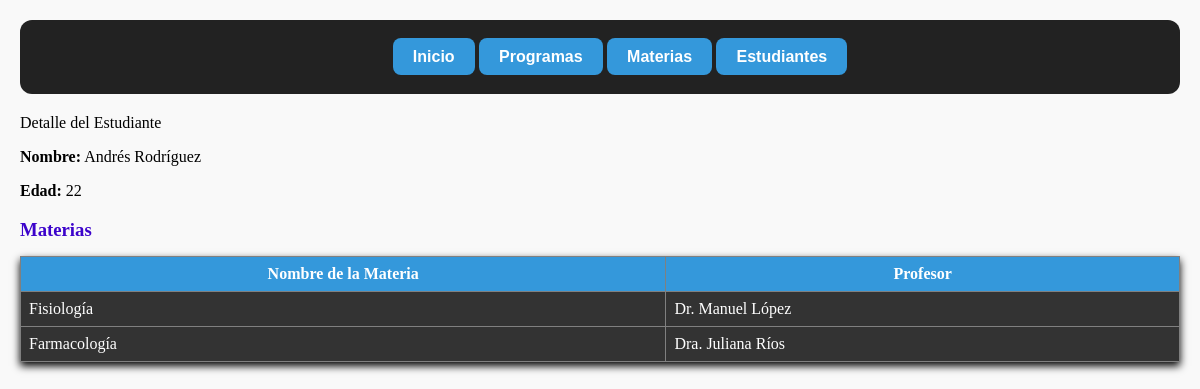
The page /estudiantes/11/ on the database its author committed.
### estudiantes/models.py (models this page shows, shortened)
class Estudiante(models.Model):
    nombre = models.CharField(max_length=100)
    edad = models.IntegerField()
    materias = models.ManyToManyField(Materia, related_name="estudiantes")
    programa = models.ForeignKey(Programa, on_delete=models.CASCADE)

class Materia(models.Model):
    nombre = models.CharField(max_length=100)
    profesor = models.CharField(max_length=100)
    programa = models.ForeignKey(
        Programa,
        on_delete=models.CASCADE,
        related_name="materias"
    )

### estudiantes/views.py (the view)
# urls.py: path("estudiantes/<int:pk>/", views.detalle_estudiante, name="detalle_estudiante"),
def detalle_estudiante(request, pk):
    estudiante = get_object_or_404(
        Estudiante.objects.select_related("programa").prefetch_related("materias"),
        pk=pk
    )
    return render(request, "estudiantes/detalle_estudiante.html", {"estudiante": estudiante})

### estudiantes/templates/estudiantes/detalle_estudiante.html (shortened to what this page needs)
{% extends "estudiantes/base.html" %}
{% block content %}
<a style="font-family: Trebuchet MS", Lucida, Arial, sans-serif;
<h1>Detalle del Estudiante</h1>
<p><strong>Nombre:</strong> {{ estudiante.nombre }}</p>
<p><strong>Edad:</strong> {{ estudiante.edad }}</p>
<h3>Materias</h3>
<table class="table-custom" border="1" cellpadding="8" cellspacing="0" style="border-collapse: collapse; width: 100%; color: #fff; background-color: #333;box-shadow: 0 4px 8px rgba(0, 0, 0, 3);">
    <thead style="background-color: #3498db;">
        <tr>
            <th>Nombre de la Materia</th>
            <th>Profesor</th>
        </tr>
    </thead>
    <tbody>
        {% for materia in estudiante.materias.all %}
        <tr>
            <td>{{ materia.nombre }}</td>
            <td>{{ materia.profesor }}</td>
        </tr>
        {% empty %}
        <tr>
            <td colspan="2">Este estudiante no tiene materias asignadas.</td>
        </tr>
        {% endfor %}
    </tbody>
</table>
{% endblock %}

### estudiantes/static/css/main.css (style rules this page uses)
body { font-family: "Trebuchet MS", Lucida, Arial, sans-serif; margin: 20px; background-color: #f9f9f9; color: #000000; }
h1, h2, h3 { color: #3c03cb; margin-bottom: 15px; }
table { background-color: #333; color: #721c24; }

### rows shown on the page
Estudiante: nombre "Andrés Rodríguez", edad "22"
Materia: nombre "Fisiología", profesor "Dr. Manuel López"
Materia: nombre "Farmacología", profesor "Dra. Juliana Ríos"
